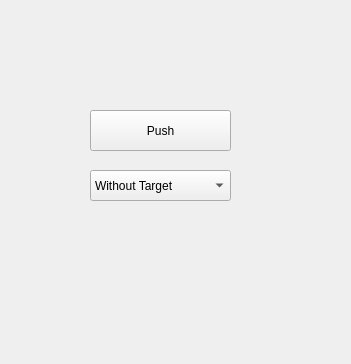
<?xml version="1.0" encoding="UTF-8"?>
<ui version="4.0">
 <class>TargetSelector</class>
 <widget class="QWidget" name="TargetSelector">
  <property name="geometry">
   <rect>
    <x>0</x>
    <y>0</y>
    <width>351</width>
    <height>364</height>
   </rect>
  </property>
  <property name="windowTitle">
   <string>Form</string>
  </property>
  <widget class="QComboBox" name="selectorTarget">
   <property name="geometry">
    <rect>
     <x>90</x>
     <y>170</y>
     <width>141</width>
     <height>31</height>
    </rect>
   </property>
   <item>
    <property name="text">
     <string>Without Target</string>
    </property>
   </item>
   <item>
    <property name="text">
     <string>Table1</string>
    </property>
   </item>
   <item>
    <property name="text">
     <string>Table2</string>
    </property>
   </item>
   <item>
    <property name="text">
     <string>Table3</string>
    </property>
   </item>
   <item>
    <property name="text">
     <string>Table4</string>
    </property>
   </item>
  </widget>
  <widget class="QPushButton" name="pushTarget">
   <property name="geometry">
    <rect>
     <x>90</x>
     <y>110</y>
     <width>141</width>
     <height>41</height>
    </rect>
   </property>
   <property name="text">
    <string>Push</string>
   </property>
  </widget>
 </widget>
 <resources/>
 <connections/>
</ui>
